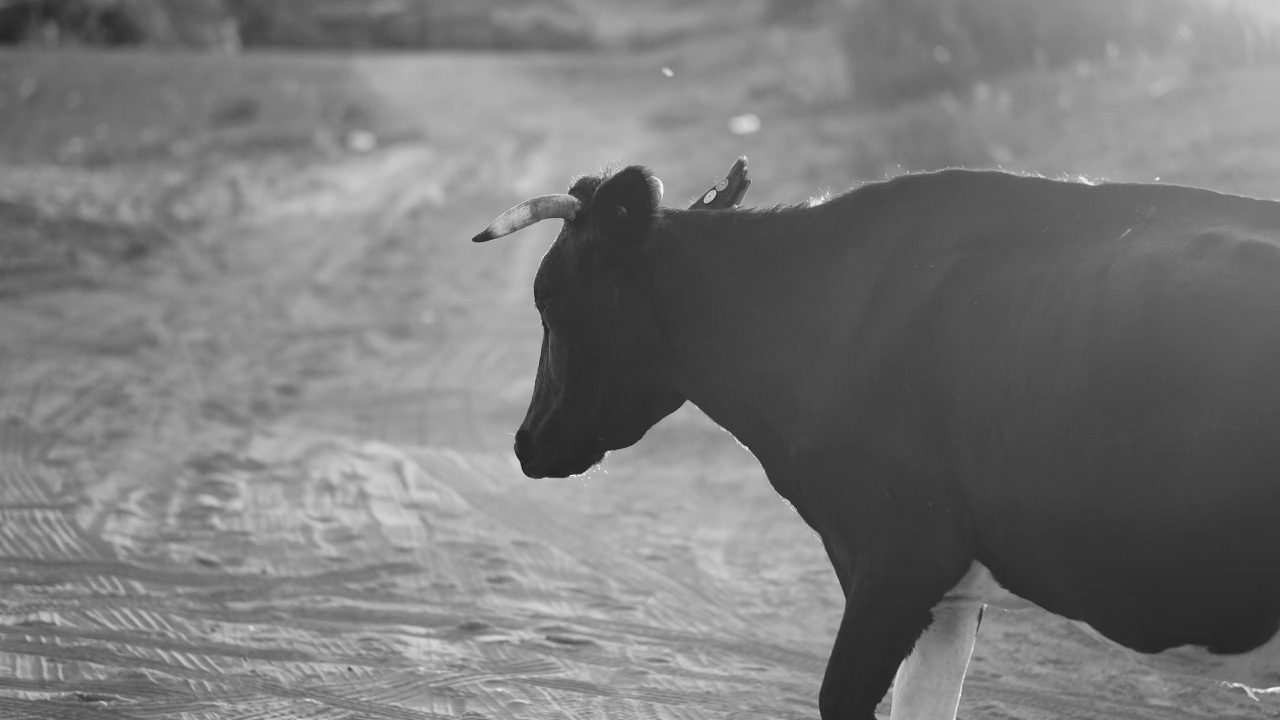
#> input picture scratch/raw_frame0_cow.png, 2560 x 1440 px (shown at 1/2 size)
$ python -i preprocessor.py   (imports and definitions only)
#> lines starting #> are read from the running program, lines starting #| are printed output that depends on the picture
#> further down, picture is the input picture: shape (1440, 2560, 3); min 16, max 255, mean 120.8
import cv2
import numpy as np
from typing import Tuple, Dict, Any, Union, List

class CowImagePreprocessor:
    """
    Core preprocessor for Cow Behavior and Physical Sign Monitoring System.
    Handles image preprocessing and feature enhancement to prepare images for LSNet.

    Key Features:
    1. Adaptive CLAHE (Contrast Limited Adaptive Histogram Equalization) for dynamic brightening.
    2. Bilateral filtering for dust and noise removal while preserving sharp edges.
    3. Proportional scaling with padding to fit the target model input resolution.
    4. Coordinate mapping to restore predictions from model space back to original image space.
    """
    def __init__(
        self,
        target_size: Tuple[int, int] = (640, 640),
        default_clip_limit: float = 2.0,
        tile_grid_size: Tuple[int, int] = (8, 8),
        bilateral_d: int = 9,
        bilateral_sigma_color: float = 75.0,
        bilateral_sigma_space: float = 75.0,
        pad_color: Tuple[int, int, int] = (114, 114, 114)  # Standard grey padding
    ):
        self.target_size = target_size  # (width, height)
        self.default_clip_limit = default_clip_limit
        self.tile_grid_size = tile_grid_size
        self.bilateral_d = bilateral_d
        self.bilateral_sigma_color = bilateral_sigma_color
        self.bilateral_sigma_space = bilateral_sigma_space
        self.pad_color = pad_color

    def adaptive_clahe(self, image: np.ndarray) -> np.ndarray:
        """
        Applies Contrast Limited Adaptive Histogram Equalization (CLAHE) dynamically.
        Estimates the luminance of the image and adjusts clip limits to boost contrast in low-light environments.

        Args:
            image: BGR image.

        Returns:
            Enhanced BGR image.
        """
        # Convert BGR to LAB color space to extract lightness channel (L)
        lab = cv2.cvtColor(image, cv2.COLOR_BGR2LAB)
#> lab: shape (1440, 2560, 3); mean of channels 0, 1, 2 128.2, 128, 128
        l_channel, a_channel, b_channel = cv2.split(lab)
#> a_channel: shape (1440, 2560); every value is 128

        # Calculate mean lightness
        mean_lightness = np.mean(l_channel)
#> mean_lightness = 128.2

        # Adaptive clip limit calculation:
        # Darker images receive higher clip limit to enhance local details more aggressively.
        # Range: mean_lightness near 0 -> clip_limit up to 4.0; mean_lightness near 255 -> clip_limit down to 1.0.
        if mean_lightness < 50:
            # Low light environment
            clip_limit = self.default_clip_limit * 1.5
        elif mean_lightness > 180:
            # Already bright environment
            clip_limit = max(1.0, self.default_clip_limit * 0.75)
        else:
            # Standard lighting environment
            clip_limit = self.default_clip_limit

        # Create CLAHE object
        clahe = cv2.createCLAHE(clipLimit=clip_limit, tileGridSize=self.tile_grid_size)
        enhanced_l = clahe.apply(l_channel)
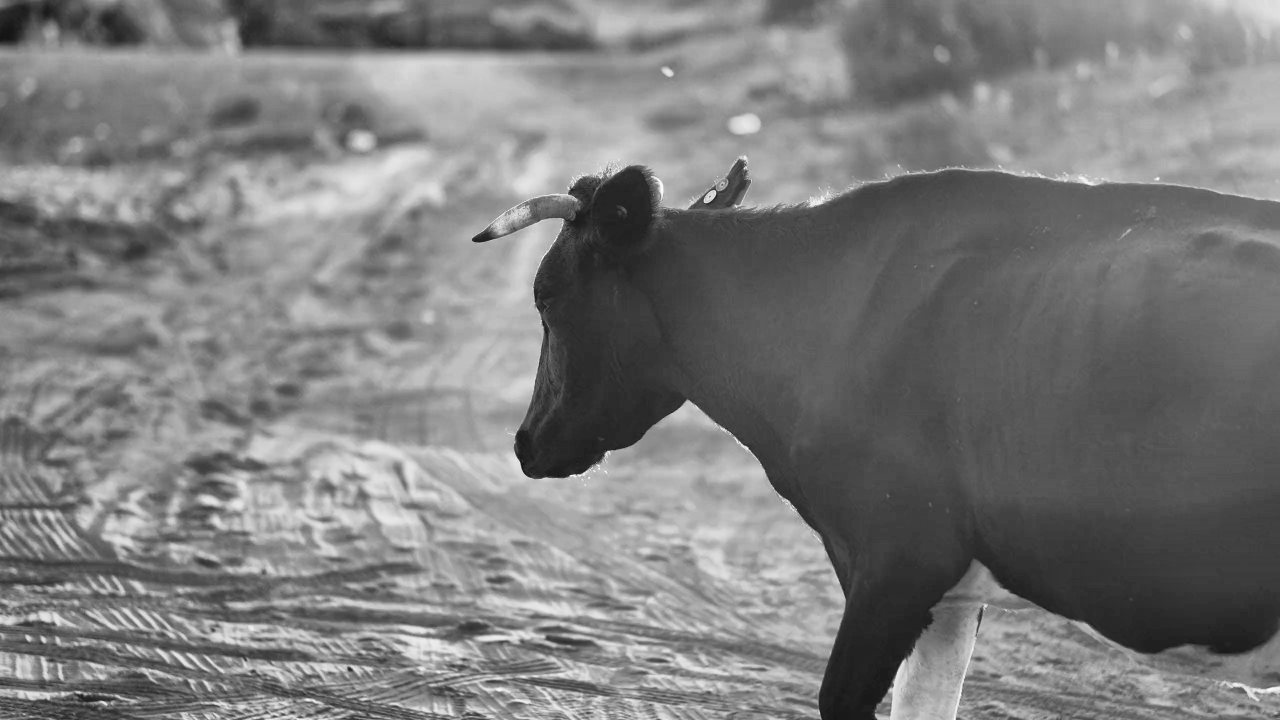
#> enhanced_l: shape (1440, 2560) (shown at 1/2 size); min 9, max 255, mean 123.9

        # Merge back channels and convert to BGR
        enhanced_lab = cv2.merge((enhanced_l, a_channel, b_channel))
#> enhanced_lab: shape (1440, 2560, 3); mean of channels 0, 1, 2 123.9, 128, 128
        enhanced_bgr = cv2.cvtColor(enhanced_lab, cv2.COLOR_LAB2BGR)
        return enhanced_bgr

    def remove_dust_noise(self, image: np.ndarray) -> np.ndarray:
        """
        Uses Bilateral Filter to smooth out sensor noise and dust artifacts.
        Bilateral filtering is highly suitable here as it preserves edges (critical for pose/instance boundaries)
        while smoothing uniform regions.

        Args:
            image: BGR image.

        Returns:
            Denoised BGR image.
        """
        return cv2.bilateralFilter(
            image,
            d=self.bilateral_d,
            sigmaColor=self.bilateral_sigma_color,
            sigmaSpace=self.bilateral_sigma_space
        )

    def resize_and_pad(self, image: np.ndarray) -> Tuple[np.ndarray, Dict[str, Any]]:
        """
        Resizes the image proportionally to fit within target_size and pads the rest.
        Maintains the aspect ratio to prevent distorting cow proportions.

        Args:
            image: BGR image.

        Returns:
            Tuple of:
                - Preprocessed and padded image (shape matching target_size)
                - Dictionary containing scaling factors and paddings for coordinate restoration
        """
        h_orig, w_orig = image.shape[:2]
#> h_orig = 1440; w_orig = 2560
        target_w, target_h = self.target_size

        # Determine scaling factor
        scale = min(target_w / w_orig, target_h / h_orig)
#> scale = 0.25
        new_w = int(w_orig * scale)
#> new_w = 640
        new_h = int(h_orig * scale)
#> new_h = 360

        # Resize image proportionally
        resized = cv2.resize(image, (new_w, new_h), interpolation=cv2.INTER_LINEAR)
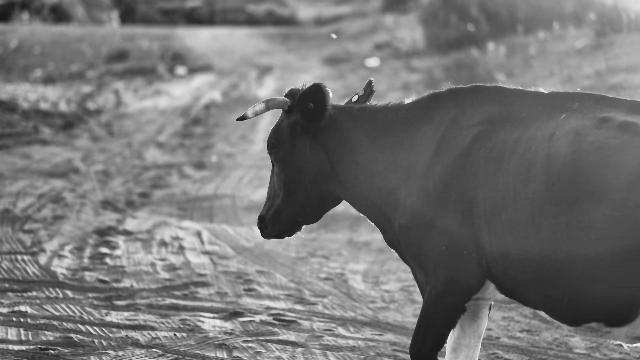
#> resized: shape (360, 640, 3); mean B, G, R 117, 117, 117

        # Create target canvas and fill with padding color
        padded = np.full((target_h, target_w, 3), self.pad_color, dtype=np.uint8)

        # Calculate padding offsets (centering the image)
        pad_w = (target_w - new_w) // 2
#> pad_w = 0
        pad_h = (target_h - new_h) // 2
#> pad_h = 140

        # Place resized image on canvas
        padded[pad_h:pad_h + new_h, pad_w:pad_w + new_w] = resized
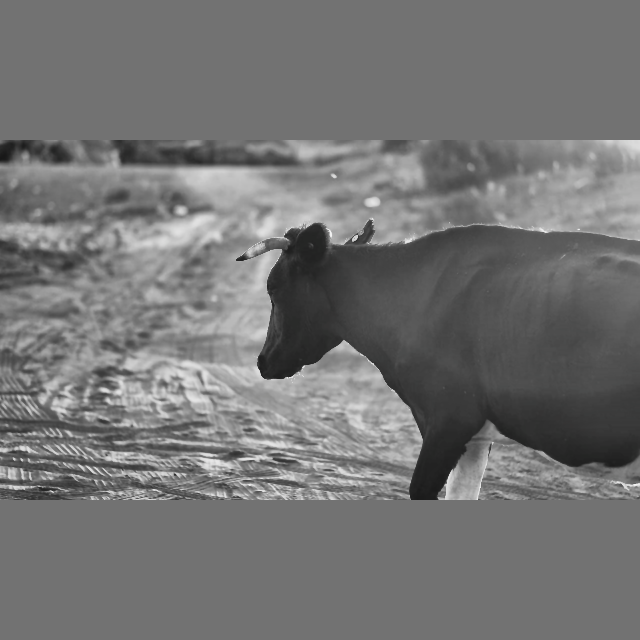
#> padded: shape (640, 640, 3); mean B, G, R 115.7, 115.7, 115.7

        meta = {
            "original_size": (w_orig, h_orig),
            "scale": scale,
            "pad_w": pad_w,
            "pad_h": pad_h,
            "new_size": (new_w, new_h)
        }
        return padded, meta

    def process(self, image: np.ndarray) -> Tuple[np.ndarray, Dict[str, Any]]:
        """
        Runs the full preprocessing pipeline:
        1. Adaptive CLAHE brightening
        2. Bilateral filtering for dust removal
        3. Proportional scaling and padding

        Args:
            image: Input BGR image (numpy array).

        Returns:
            Tuple of:
                - Preprocessed and padded image for LSNet model.
                - Meta dict containing scale and pad parameters for mapping predictions back.
        """
        # Step 1: Contrast enhancement & Brightening
        brightened = self.adaptive_clahe(image)

        # Step 2: Edge-preserving noise removal
        denoised = self.remove_dust_noise(brightened)

        # Step 3: Proportional resizing & padding
        preprocessed, meta = self.resize_and_pad(denoised)
#> meta = {'original_size': (2560, 1440), 'scale': 0.25, 'pad_w': 0, 'pad_h': 140, 'new_size': (640, 360)}

        return preprocessed, meta

    # [53 lines left out: function restore_coords, not called in this run]

>>> import cv2
>>> picture = cv2.imread('../scratch/raw_frame0_cow.png')
>>> result = CowImagePreprocessor().process(picture)

$ run again, on scratch/raw_frame0_test.png
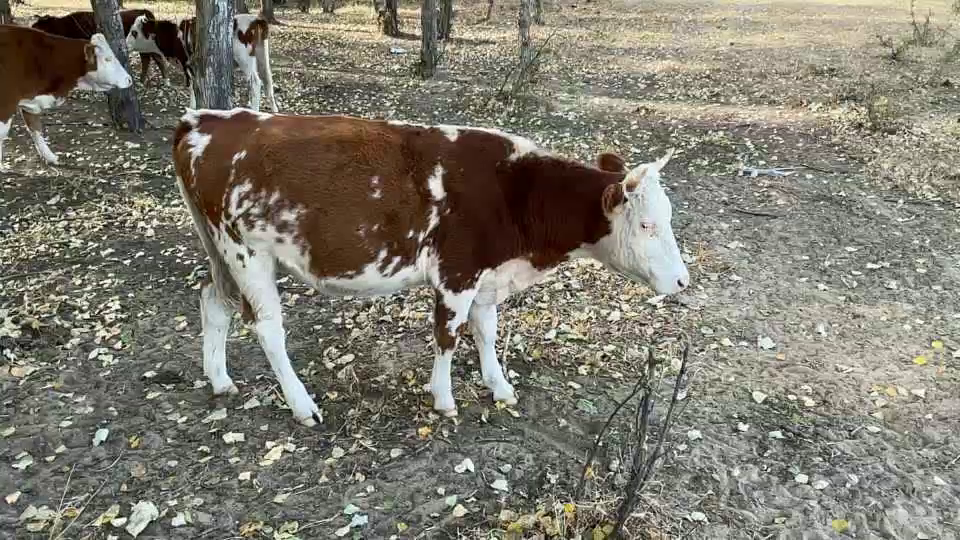
#> input picture scratch/raw_frame0_test.png, 960 x 540 px
#> picture is the input picture: shape (540, 960, 3); mean B, G, R 111.6, 123.7, 127.2
#> lab: shape (540, 960, 3); mean of channels 0, 1, 2 130.4, 127.4, 135.3
#> in adaptive_clahe, `l_channel, a_channel, b_channel = cv2.split(lab)`:
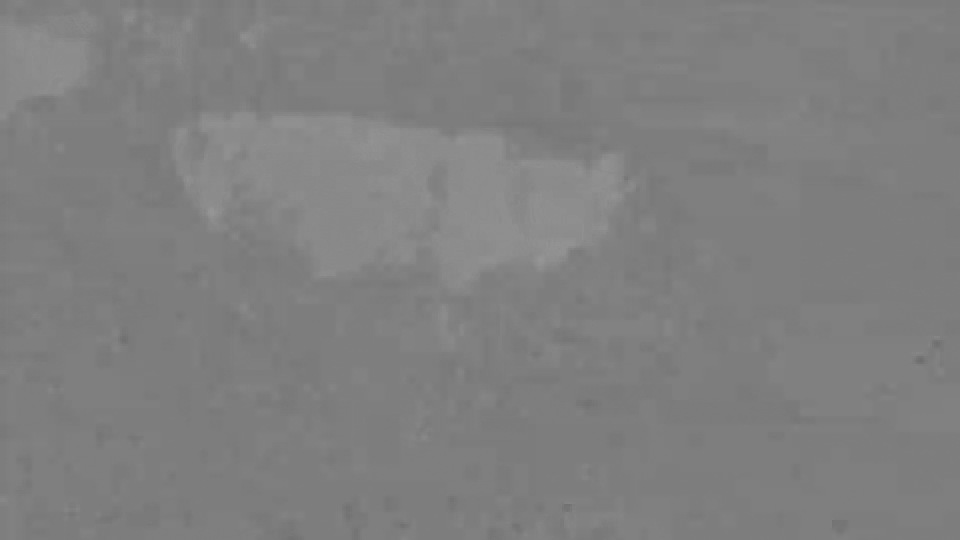
#> a_channel: shape (540, 960); min 109, max 150, mean 127.4
#> mean_lightness = 130.4
#> enhanced_lab: shape (540, 960, 3); mean of channels 0, 1, 2 125.6, 127.4, 135.3
#> in resize_and_pad, `padded[pad_h:pad_h + new_h, pad_w:pad_w + new_w] = resized`:
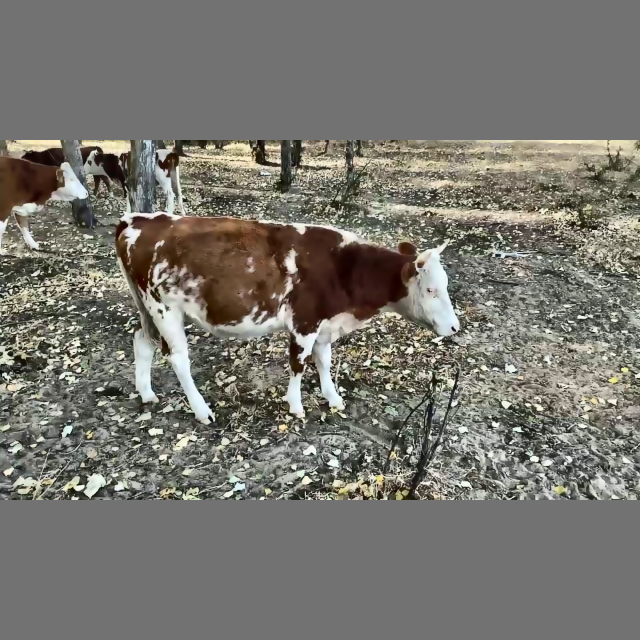
#> padded: shape (640, 640, 3); mean B, G, R 110.6, 117.4, 119.3
#> in process, `preprocessed, meta = self.resize_and_pad(denoised)`: meta = {'original_size': (960, 540), 'scale': 0.667, 'pad_w': 0, 'pad_h': 140, 'new_size': (640, 360)}
